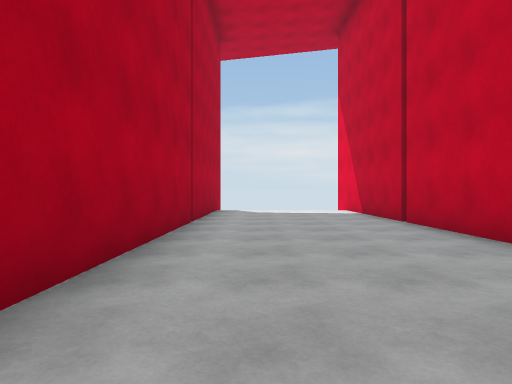
View 1 (above)

12 first-person views from a walk through a 3-D level made in the Unity game engine. The camera is 1.2 m above the floor, looks level and sees 75° across. The floor is counted in squares, 2 m on a side. Each view is taken from the middle of a square. On the plan, view 1 faces up. The plan holds only what a view shows up to about 10 squares ahead; the rest is blank. The place goes on beyond the plan.

View 2
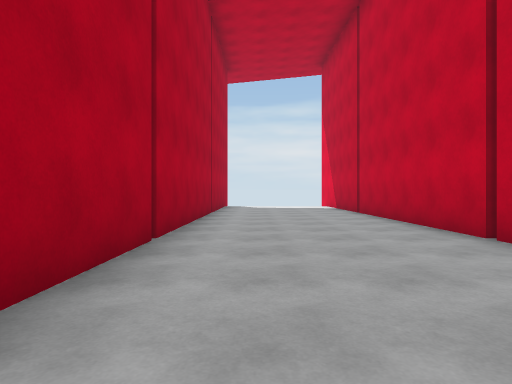

View 3
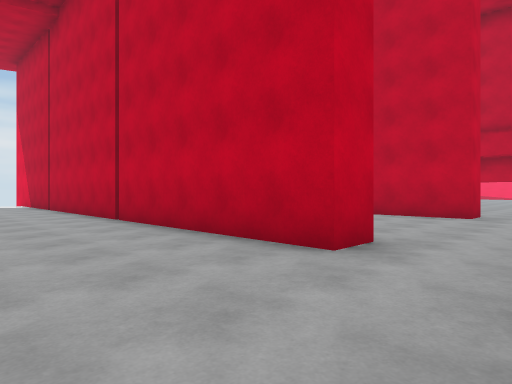

View 4
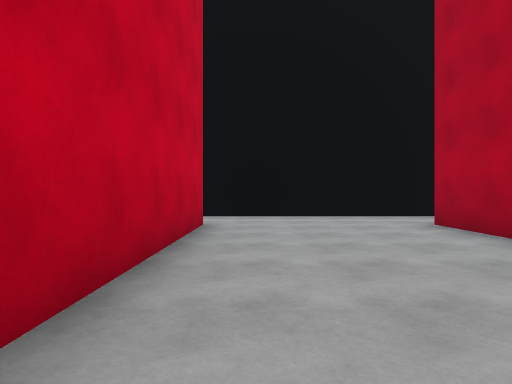

View 5
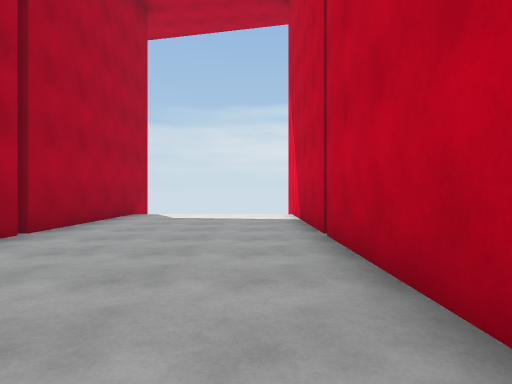

View 6
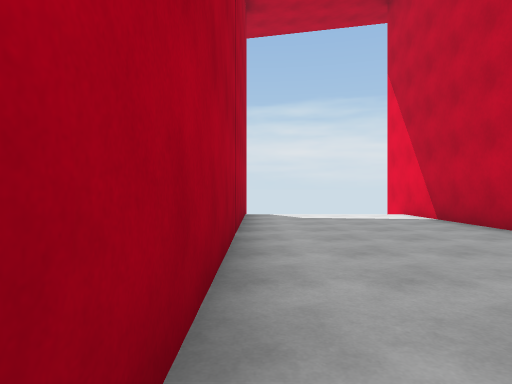

View 7
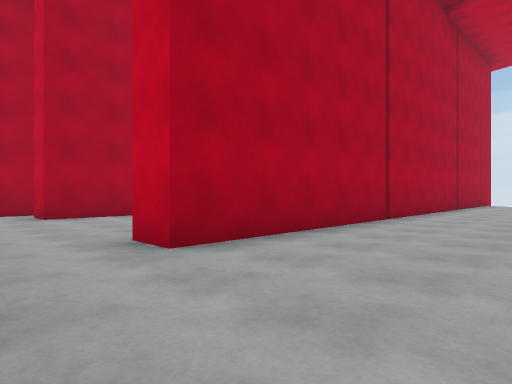

View 8
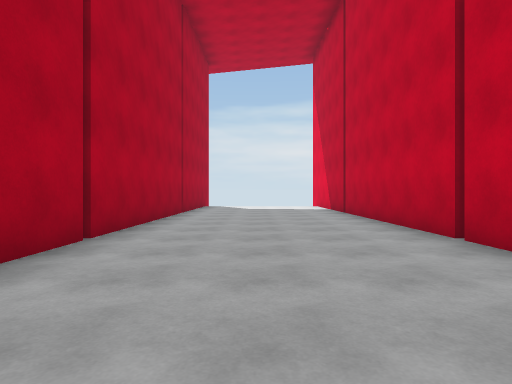

View 9
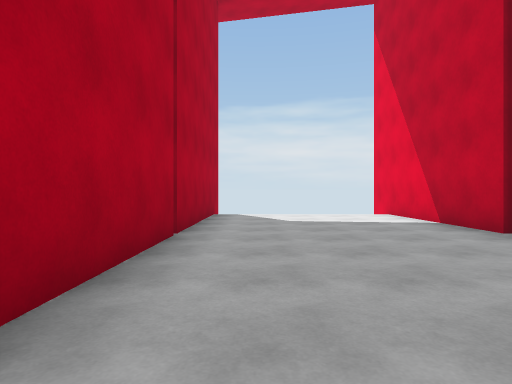

View 10
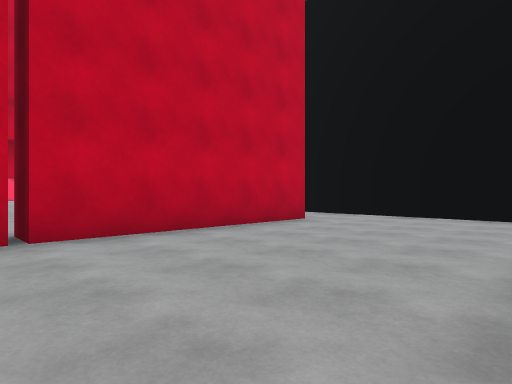

View 11
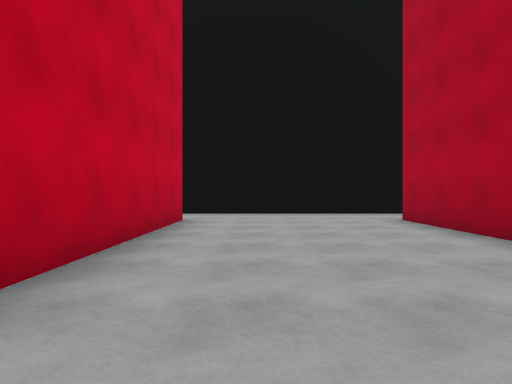

View 12
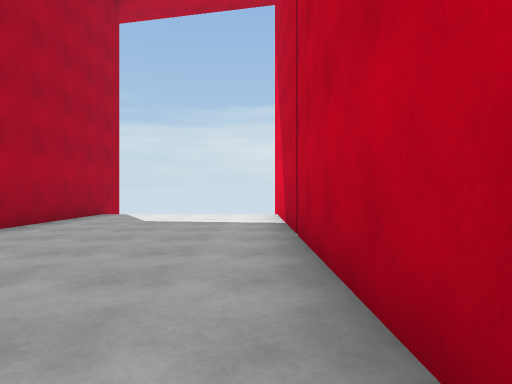

### Floor plan
Points are (right, up) in squares from view 1. A wall is a line through its corners. A room is listed if a view was taken in it or the views show most of it. See-through windows are left out.
Room 1 (views 1, 2, 3, 4, 5, 6)
walls: (-1.3, 6.6) (-1.3, -4.2) (-2.1, -4.2); (3, 6.8) (3, 11.9); (-3, -3.9) (-3, -4.8); (3.9, -4.2) (3, -4.2) (3, 6.6); (-2.5, -6.3) (3.5, -6.3); (-1.3, 11.9) (-1.3, 6.8)
ways out: opening at (3, -5.5) to room 2; gap at (3, 7) to room 2
Room 2 (views 7, 8, 9, 10, 11, 12)
walls: (3.9, 1.3) (2.9, 1.3); (3.9, 6.6) (3.9, -4.2); (8.6, 6.8) (8.6, 11.9); (9.5, -4.2) (8.6, -4.2) (8.6, 6.6); (3.5, -6.3) (9.9, -6.3); (3.9, 12) (3.9, 6.8) (3, 6.8)
ways out: opening at (3, -5.5) to room 1; gap at (3, 7) to room 1; opening at (9, -5.5)

Positions as (right, up) in squares from view 1, and headings:
1: (0, 0), facing up
2: (0, -3), facing up
3: (0, -6), facing up-right
4: (2, 2), facing down
5: (2, 2), facing up
6: (-1, 2), facing up
7: (7, -6), facing up-left
8: (6, -3), facing up
9: (5, 2), facing up
10: (4, 2), facing down-right
11: (7, 3), facing down
12: (8, 2), facing up
